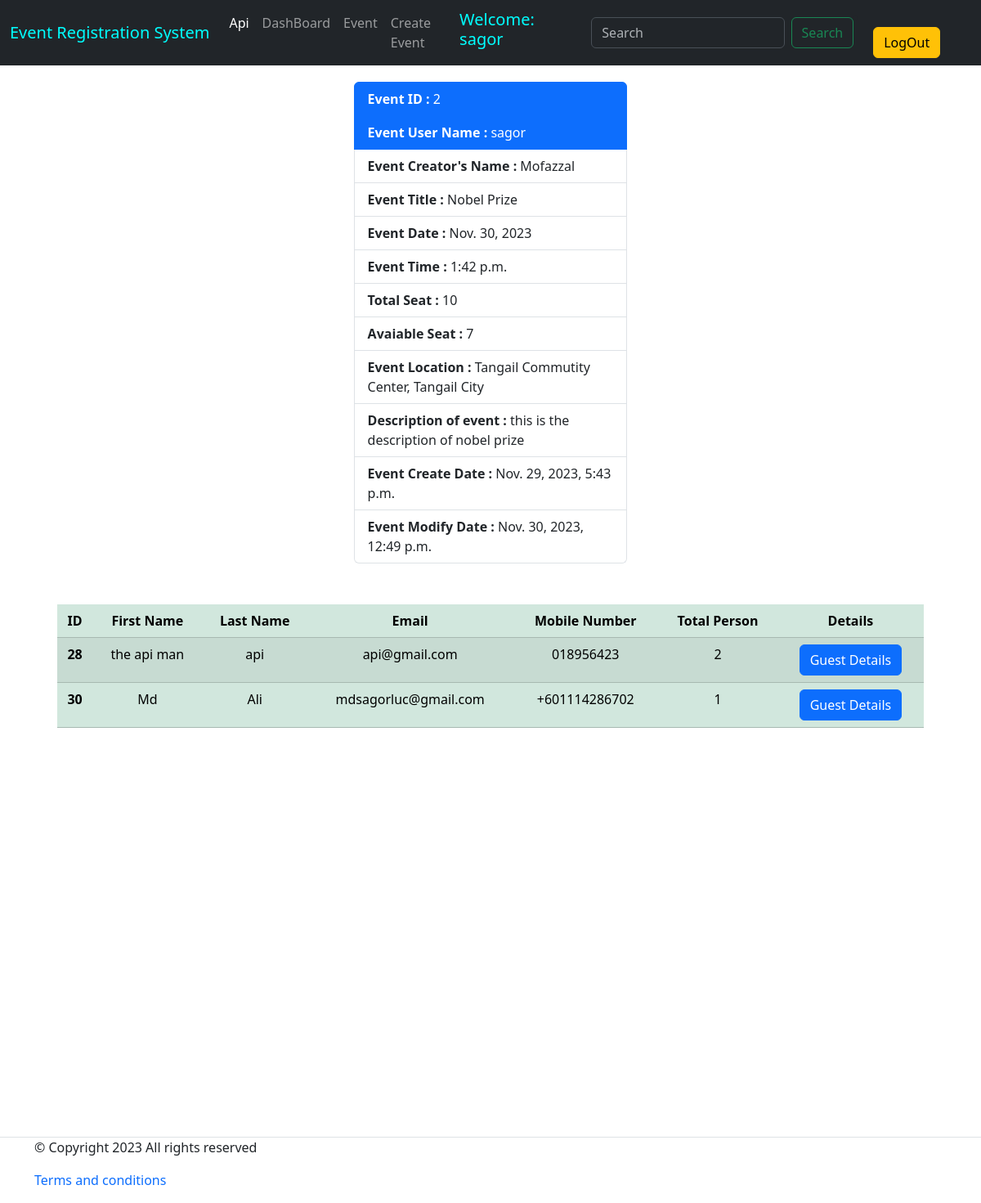
Screenshot of /event/event_details/2/ (signed in) with the database file from the repository.
### event/models.py (models this page shows, shortened)
class CreateEvent(models.Model):
    eventUser        = models.ForeignKey(User, on_delete=models.CASCADE, blank=True, related_name='user')
    eventOwnerName   = models.CharField(max_length= 25, blank=False, unique=True)
    eventTitle       = models.CharField(max_length= 200, blank=False)
    eventDate        = models.DateField(blank= False)
    eventTime        = models.TimeField(blank= False)
    totalSeat        = models.IntegerField(blank= False)
    eventLocation    = models.CharField(max_length= 250, blank= False)
    eventDescription = models.TextField(blank= False)
    eventCreatedDate = models.DateTimeField(auto_now_add= True)
    eventModifyDate  = models.DateTimeField(auto_now= True)
    class Meta:
        verbose_name = 'Create Event'
        verbose_name_plural = 'Create Events'
        ordering = ['id']

class EventRegistration(models.Model):
    userE       = models.ForeignKey(User, on_delete=models.CASCADE, default=False, related_name='registration')
    event       = models.ForeignKey(CreateEvent, on_delete=models.CASCADE, blank=True, related_name='event')
    firstName   = models.CharField(max_length=25, blank=False)
    lastName    = models.CharField(max_length= 25, blank=False)
    email       = models.EmailField(max_length= 50, blank=False)
    phoneNumber = models.CharField(max_length=14, blank=False)
    totalPerson = models.IntegerField(blank=False)
    createDate  = models.DateTimeField(auto_now_add= True)
    modifyDate  = models.DateTimeField(auto_now= True)
    class Meta:
        verbose_name = 'Event Registration'
        verbose_name_plural = 'Event Registrations'
        ordering = ['id']

### event/views.py (the view)
# urls.py: path('event_details/<int:id>/', event_details, name="event_details"),
@login_required
def event_details(request, id=None):
    event = get_object_or_404(CreateEvent, id=id)
    guests = EventRegistration.objects.filter(event= event)
    total_person = sum(guest.totalPerson for guest in guests)
    total_seat = event.totalSeat
    if total_person <= total_seat:
        available_seat = total_seat - total_person
    context =  {
        'event': event,
        'guests': guests,
        'available_seat' : available_seat,
        }
    return render(request, 'event_details.html', context)

### event/templates/event_details.html (shortened to what this page needs)
{% extends 'base.html' %}
{% block body %}
<div class='container'>
    <ul class="list-group" style="width:30%; margin:auto; margin-top: 20px; margin-bottom: 10px;">
        <li class="list-group-item active" aria-current="true"><b>Event ID :</b> {{event.id}}</li>
        <li class="list-group-item active" aria-current="true"><b>Event User Name :</b> {{event.eventUser}}</li>
        <li class="list-group-item"><b>Event Creator's Name :</b> {{event.eventOwnerName}}</li>
        <li class="list-group-item"><b>Event Title :</b> {{event.eventTitle}}</li>
        <li class="list-group-item"><b>Event Date :</b> {{event.eventDate}}</li>
        <li class="list-group-item"><b>Event Time :</b> {{event.eventTime}}</li>
        <li class="list-group-item"><b>Total Seat :</b> {{event.totalSeat}}</li>
        <li class="list-group-item"><b>Avaiable Seat :</b> {{available_seat}}</li>
        <li class="list-group-item"><b>Event Location :</b> {{event.eventLocation}}</li>
        <li class="list-group-item"><b>Description of event :</b> {{event.eventDescription}}</li>
        <li class="list-group-item"><b>Event Create Date :</b> {{event.eventCreatedDate}}</li>
        <li class="list-group-item"><b>Event Modify Date :</b> {{event.eventModifyDate}}</li>
      </ul>
    <table class="table table-success table-striped" style="width:95%; margin: auto; text-align: center; margin-top: 50px;">
        <thead>
          <tr>
            <th scope="col">ID</th>
            <th scope="col">First Name</th>
            <th scope="col">Last Name</th>
            <th scope="col">Email</th>
            <th scope="col">Mobile Number</th>
            <th scope="col">Total Person</th>
            <th scope="col">Details</th>
          </tr>
        </thead>
        <tbody>
        {% for gst in guests %}
          <tr>
            <th scope="row">{{gst.id}}</th>
            <td> {{gst.firstName}} </td>
            <td> {{gst.lastName}} </td>
            <td> {{gst.email}} </td>
            <td> {{gst.phoneNumber}} </td>
            <td> {{gst.totalPerson}} </td>
            <td> <a href="{% url "guest_details" gst.id %}" class="btn btn-primary">Guest Details</a> </td>
          </tr>
        {% endfor %}
        </tbody>
      </table>
</div>
{% endblock body %}

### templates/base.html (shortened to what this page needs)
<!DOCTYPE html>
<html lang="en">
<head>
  <link href="https://cdn.jsdelivr.net/npm/bootstrap@5.3.1/dist/css/bootstrap.min.css" rel="stylesheet">
</head>
<body>
  {% if request.user.is_authenticated %}
    <nav class="navbar navbar-expand-lg bg-dark" data-bs-theme="dark">
      <div class="container-fluid">
        <a class="navbar-brand " href="#" style="color: aqua">
          Event Registration System
        </a>
        <div class="collapse navbar-collapse" id="navbarSupportedContent">
          <ul class="navbar-nav me-auto mb-2 mb-lg-0">
            <li class="nav-item">
              <a class="nav-link active" aria-current="page" href="{% url "event_read_create" %}">Api</a>
            </li>
            <li class="nav-item">
              <a class="nav-link" href="{% url "dashboard" %}">DashBoard</a>
            </li>
            <li class="nav-item">
              <a class="nav-link" href="{% url "home" %}">Event</a>
            </li>
            <li class="nav-item">
              <a class="nav-link" href="{% url "create_event" %}">Create Event</a>
            </li>
          </ul>
          <h5 style="color:aqua;margin-right: 20px;">Welcome: {{user.username}}</h5>
          <form class="d-flex" role="search" action="{% url "search" %}" method="GET">
            <input class="form-control me-2" name="keyword" type="search" placeholder="Search" aria-label="Search">
            <button class="btn btn-outline-success" type="submit">Search</button>
          </form>
        <li class="nav-item">
            <a href="{% url "logout" %}" class="btn btn-warning mx-4">LogOut</a>
          </li>
        </div>
      </div>
    </nav>
  {% endif %}
{% block body %}
{% endblock body %}
  {% if request.user.is_authenticated %}
    <footer class="section-footer border-top padding-y" style="margin-top: 500px;">
      <div class="container">
        <p class="float-md-right">&copy Copyright 2023 All rights reserved</p>
        <p>
          <a href="#" style="text-decoration: None">Terms and conditions</a>
        </p>
      </div>
    </footer>
  {% endif %}
</body>
</html>

### rows the page displays
CreateEvent: id "2", eventUser "sagor", eventOwnerName "Mofazzal", eventTitle "Nobel Prize", eventDate "Nov. 30, 2023", eventTime "1:42 p.m.", totalSeat "10", eventLocation "Tangail Commutity Center, Tangail City", eventDescription "this is the description of nobel prize", eventCreatedDate "Nov. 29, 2023, 5:43 p.m.", eventModifyDate "Nov. 30, 2023, 12:49 p.m."
EventRegistration: id "28", firstName "the api man", lastName "api", email "api@gmail.com", phoneNumber "018956423", totalPerson "2"
EventRegistration: id "30", firstName "Md", lastName "Ali", email "mdsagorluc@gmail.com", phoneNumber "+601114286702", totalPerson "1"

### other values shown
{{ user.username }} "sagor"
{{ available_seat }} "7"
